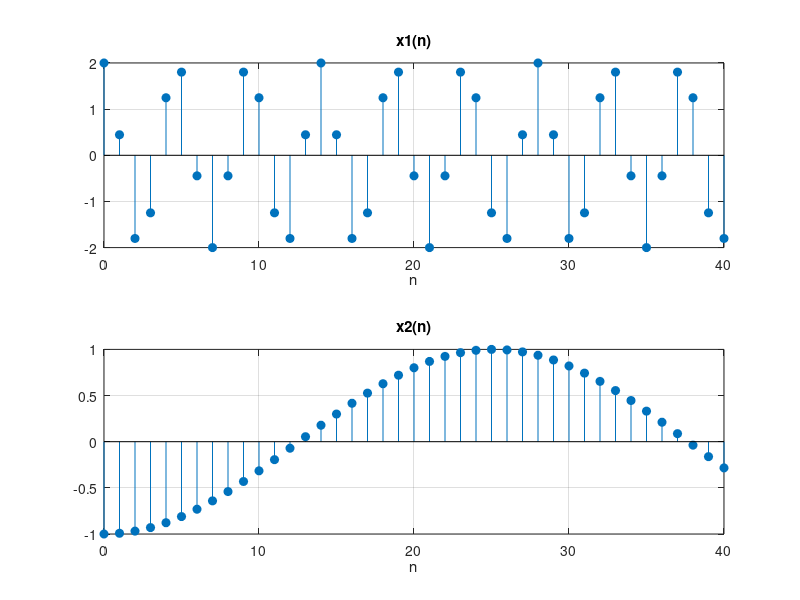

MATLAB code to generate this figure:
clc;
n=0:40;
a=3*pi/7;
c=8*pi;
A=2;
x1=A*cos(a*n-c);
subplot(211)
stem(n,x1,'fill'),xlabel('n'),grid on
title('x1(n)')
b=1/8;
x2=exp(1i*(b*n-pi));
subplot(212)
stem(n,x2,'fill'),xlabel('n'),grid on
title('x2(n)')